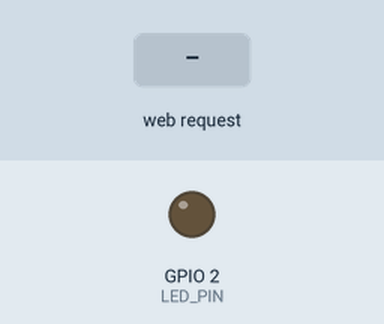
The sketch below on a simulated ESP32. On the bench: output pins drawn as LEDs (lit = HIGH). Inputs (shaded band) come from the test bench. WiFi joins after 1.5 s; servers stay silent unless stated; what the sketch prints to the serial monitor is not drawn.

Above: at 2.7 s.
2.8 s: HTTP request GET /setLight?val=1 received
At 3.3 s:
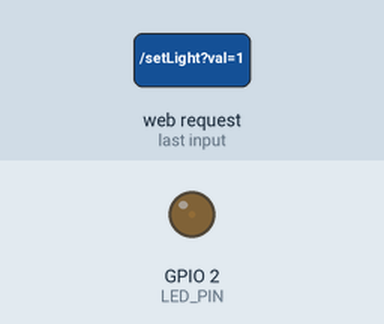
4.3 s: HTTP request GET /setLight?val=120 received
At 5.7 s:
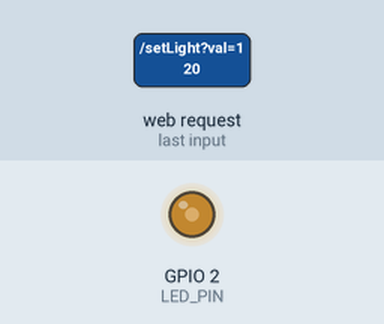
Timing chart, 0 to 7.3 s (numbered marks = the images above; inputs shaded):
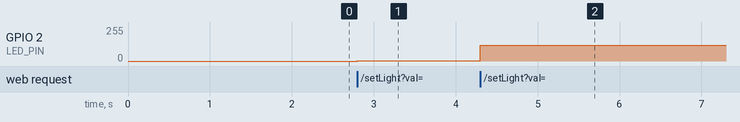

Measured:
- after the input at 2.8 s, GPIO 2 (LED_PIN): 0/255 → 1/255 at once
- after the input at 4.3 s, GPIO 2 (LED_PIN): 1/255 → 120/255 at once

The sketch:

test1.ino
```cpp
#include <WiFi.h>
#include <WebServer.h>

const char* ssid = "iPhone";
const char* password = "20061003";

const int LED_PIN = 2;  // 单灯 D2

WebServer server(80);

int brightness = 0;

// 网页：滑动条实时调光（带图标、美观版）
String makePage() {
  String html = R"rawliteral(
<!DOCTYPE html>
<html lang="zh-CN">
<head>
  <meta charset="UTF-8">
  <meta name="viewport" content="width=device-width, initial-scale=1.0">
  <title>LED 无极调光器</title>
</head>
<body style="font-family:Arial; text-align:center; margin-top:50px;">
  <h1>💡 LED 无极调光控制器</h1>

  <h3>🔦 灯珠亮度调节</h3>
  <input type="range" min="0" max="255" value=")rawliteral" + String(brightness) + R"rawliteral(" style="width:350px; height:20px;" oninput="updateLight(this.value)">
  <p>当前亮度值：<span id="lightVal" style="font-size:22px; color:red;">)rawliteral" + String(brightness) + R"rawliteral(</span></p>

  <script>
    function updateLight(val) {
      document.getElementById("lightVal").innerText = val;
      fetch("/setLight?val=" + val);
    }
  </script>
</body>
</html>
)rawliteral";
  return html;
}

void handleRoot() {
  server.send(200, "text/html; charset=utf-8", makePage());
}

// 实时设置亮度
void handleSetLight() {
  if (server.hasArg("val")) {
    brightness = server.arg("val").toInt();
    if (brightness < 0) brightness = 0;
    if (brightness > 255) brightness = 255;
    analogWrite(LED_PIN, brightness);
  }
  server.send(200, "text/plain", "OK");
}

void setup() {
  Serial.begin(115200);

  pinMode(LED_PIN, OUTPUT);
  analogWrite(LED_PIN, 0);

  WiFi.begin(ssid, password);
  Serial.print("连接WiFi");
  while (WiFi.status() != WL_CONNECTED) {
    delay(500);
    Serial.print(".");
  }
  Serial.println("\n连接成功");
  Serial.print("访问地址: http://");
  Serial.println(WiFi.localIP());

  server.on("/", handleRoot);
  server.on("/setLight", handleSetLight);

  server.begin();
}

void loop() {
  server.handleClient();
}
```
